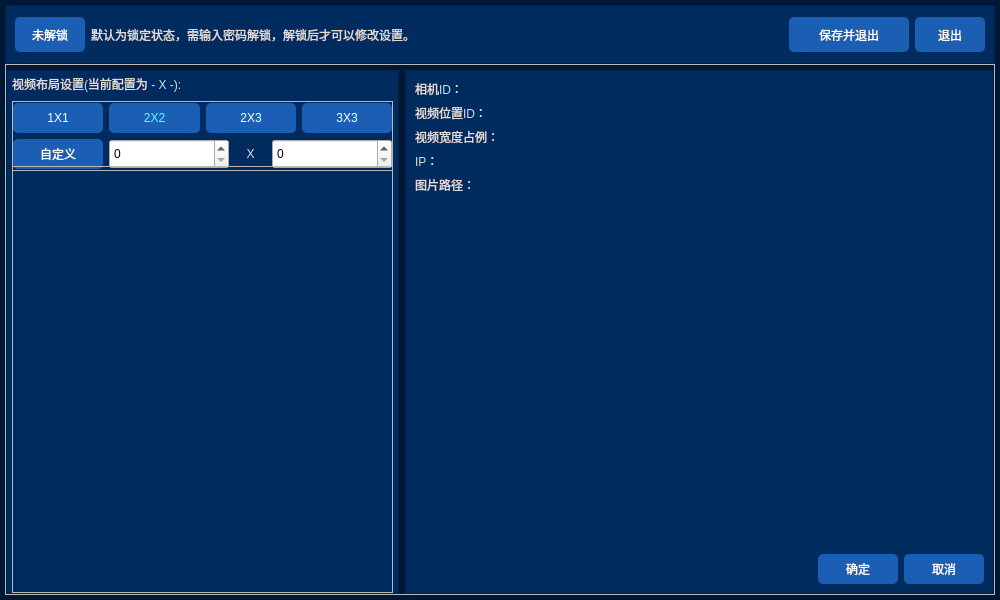
<?xml version="1.0" encoding="UTF-8"?>
<ui version="4.0">
 <class>SettingPage</class>
 <widget class="QDialog" name="SettingPage">
  <property name="geometry">
   <rect>
    <x>0</x>
    <y>0</y>
    <width>1000</width>
    <height>600</height>
   </rect>
  </property>
  <property name="windowTitle">
   <string>Dialog</string>
  </property>
  <property name="styleSheet">
   <string notr="true">#SettingPage{
	background-color: rgb(0, 24, 52);
}
QLabel{
	color: rgb(222, 221, 218);
}
QPushButton{
background-color: rgb(26, 95, 180);
color: rgb(255, 255, 255);
border:0px solid;
border-radius:5px;
}
QPushButton::hover{
border:2px solid;
border-color:rgb(0, 30, 110);
}
QPushButton::disabled{
	background-color: rgb(107, 155, 180);
}</string>
  </property>
  <layout class="QVBoxLayout" name="verticalLayout" stretch="1,9">
   <property name="spacing">
    <number>0</number>
   </property>
   <property name="leftMargin">
    <number>5</number>
   </property>
   <property name="topMargin">
    <number>5</number>
   </property>
   <property name="rightMargin">
    <number>5</number>
   </property>
   <property name="bottomMargin">
    <number>5</number>
   </property>
   <item>
    <widget class="QFrame" name="frame_3">
     <property name="styleSheet">
      <string notr="true">#frame_3{background-color: rgb(0, 43, 94);}</string>
     </property>
     <property name="frameShape">
      <enum>QFrame::StyledPanel</enum>
     </property>
     <property name="frameShadow">
      <enum>QFrame::Raised</enum>
     </property>
     <layout class="QHBoxLayout" name="horizontalLayout_3">
      <item>
       <widget class="QPushButton" name="unlock">
        <property name="minimumSize">
         <size>
          <width>70</width>
          <height>35</height>
         </size>
        </property>
        <property name="styleSheet">
         <string notr="true"/>
        </property>
        <property name="text">
         <string>未解锁</string>
        </property>
        <property name="checkable">
         <bool>true</bool>
        </property>
       </widget>
      </item>
      <item>
       <widget class="QLabel" name="label">
        <property name="text">
         <string>默认为锁定状态，需输入密码解锁，解锁后才可以修改设置。</string>
        </property>
       </widget>
      </item>
      <item>
       <spacer name="horizontalSpacer">
        <property name="orientation">
         <enum>Qt::Horizontal</enum>
        </property>
        <property name="sizeHint" stdset="0">
         <size>
          <width>40</width>
          <height>20</height>
         </size>
        </property>
       </spacer>
      </item>
      <item>
       <widget class="QPushButton" name="save">
        <property name="minimumSize">
         <size>
          <width>120</width>
          <height>35</height>
         </size>
        </property>
        <property name="text">
         <string>保存并退出</string>
        </property>
       </widget>
      </item>
      <item>
       <widget class="QPushButton" name="exit">
        <property name="minimumSize">
         <size>
          <width>70</width>
          <height>35</height>
         </size>
        </property>
        <property name="text">
         <string>退出</string>
        </property>
       </widget>
      </item>
     </layout>
    </widget>
   </item>
   <item>
    <widget class="QFrame" name="marea">
     <property name="styleSheet">
      <string notr="true">QFrame{border: 0xp solid;}</string>
     </property>
     <property name="frameShape">
      <enum>QFrame::StyledPanel</enum>
     </property>
     <property name="frameShadow">
      <enum>QFrame::Raised</enum>
     </property>
     <layout class="QHBoxLayout" name="horizontalLayout_2" stretch="4,6">
      <property name="leftMargin">
       <number>0</number>
      </property>
      <property name="topMargin">
       <number>5</number>
      </property>
      <property name="rightMargin">
       <number>0</number>
      </property>
      <property name="bottomMargin">
       <number>0</number>
      </property>
      <item>
       <widget class="QFrame" name="frame">
        <property name="styleSheet">
         <string notr="true">#frame{
background-color: rgb(0, 43, 94);
}</string>
        </property>
        <property name="frameShape">
         <enum>QFrame::StyledPanel</enum>
        </property>
        <property name="frameShadow">
         <enum>QFrame::Raised</enum>
        </property>
        <layout class="QVBoxLayout" name="verticalLayout_2" stretch="1,4,15">
         <property name="spacing">
          <number>0</number>
         </property>
         <property name="leftMargin">
          <number>5</number>
         </property>
         <property name="topMargin">
          <number>0</number>
         </property>
         <property name="rightMargin">
          <number>5</number>
         </property>
         <property name="bottomMargin">
          <number>0</number>
         </property>
         <item>
          <widget class="QLabel" name="info_a">
           <property name="maximumSize">
            <size>
             <width>16777215</width>
             <height>25</height>
            </size>
           </property>
           <property name="text">
            <string>视频布局设置(当前配置为 - X -):</string>
           </property>
          </widget>
         </item>
         <item>
          <widget class="QFrame" name="frame_4">
           <property name="minimumSize">
            <size>
             <width>0</width>
             <height>70</height>
            </size>
           </property>
           <property name="maximumSize">
            <size>
             <width>16777215</width>
             <height>60</height>
            </size>
           </property>
           <property name="styleSheet">
            <string notr="true">QPushButton::checked{
	color: rgb(85, 255, 255);
}</string>
           </property>
           <property name="frameShape">
            <enum>QFrame::StyledPanel</enum>
           </property>
           <property name="frameShadow">
            <enum>QFrame::Raised</enum>
           </property>
           <layout class="QGridLayout" name="gridLayout_2">
            <property name="leftMargin">
             <number>0</number>
            </property>
            <property name="topMargin">
             <number>0</number>
            </property>
            <property name="rightMargin">
             <number>0</number>
            </property>
            <property name="bottomMargin">
             <number>0</number>
            </property>
            <item row="0" column="0">
             <layout class="QGridLayout" name="gridLayout">
              <item row="1" column="2">
               <widget class="QPushButton" name="style_2">
                <property name="minimumSize">
                 <size>
                  <width>0</width>
                  <height>30</height>
                 </size>
                </property>
                <property name="text">
                 <string>2X3</string>
                </property>
                <property name="checkable">
                 <bool>true</bool>
                </property>
                <property name="autoRepeat">
                 <bool>false</bool>
                </property>
                <property name="autoExclusive">
                 <bool>true</bool>
                </property>
               </widget>
              </item>
              <item row="2" column="0">
               <widget class="QPushButton" name="udefine">
                <property name="minimumSize">
                 <size>
                  <width>0</width>
                  <height>30</height>
                 </size>
                </property>
                <property name="text">
                 <string>自定义</string>
                </property>
                <property name="checkable">
                 <bool>true</bool>
                </property>
                <property name="autoRepeat">
                 <bool>false</bool>
                </property>
                <property name="autoExclusive">
                 <bool>true</bool>
                </property>
               </widget>
              </item>
              <item row="1" column="0">
               <widget class="QPushButton" name="style">
                <property name="minimumSize">
                 <size>
                  <width>0</width>
                  <height>30</height>
                 </size>
                </property>
                <property name="text">
                 <string>1X1</string>
                </property>
                <property name="checkable">
                 <bool>true</bool>
                </property>
                <property name="autoRepeat">
                 <bool>false</bool>
                </property>
                <property name="autoExclusive">
                 <bool>true</bool>
                </property>
               </widget>
              </item>
              <item row="1" column="3">
               <widget class="QPushButton" name="style_3">
                <property name="minimumSize">
                 <size>
                  <width>0</width>
                  <height>30</height>
                 </size>
                </property>
                <property name="text">
                 <string>3X3</string>
                </property>
                <property name="checkable">
                 <bool>true</bool>
                </property>
                <property name="autoRepeat">
                 <bool>false</bool>
                </property>
                <property name="autoExclusive">
                 <bool>true</bool>
                </property>
               </widget>
              </item>
              <item row="1" column="1">
               <widget class="QPushButton" name="style_1">
                <property name="minimumSize">
                 <size>
                  <width>0</width>
                  <height>30</height>
                 </size>
                </property>
                <property name="text">
                 <string>2X2</string>
                </property>
                <property name="checkable">
                 <bool>true</bool>
                </property>
                <property name="checked">
                 <bool>true</bool>
                </property>
                <property name="autoRepeat">
                 <bool>false</bool>
                </property>
                <property name="autoExclusive">
                 <bool>true</bool>
                </property>
               </widget>
              </item>
              <item row="2" column="1" colspan="3">
               <layout class="QHBoxLayout" name="horizontalLayout" stretch="8,2,8">
                <item>
                 <widget class="QSpinBox" name="row">
                  <property name="minimumSize">
                   <size>
                    <width>0</width>
                    <height>30</height>
                   </size>
                  </property>
                  <property name="maximum">
                   <number>20</number>
                  </property>
                 </widget>
                </item>
                <item>
                 <widget class="QLabel" name="label_2">
                  <property name="text">
                   <string>X</string>
                  </property>
                  <property name="alignment">
                   <set>Qt::AlignCenter</set>
                  </property>
                 </widget>
                </item>
                <item>
                 <widget class="QSpinBox" name="column">
                  <property name="minimumSize">
                   <size>
                    <width>0</width>
                    <height>30</height>
                   </size>
                  </property>
                  <property name="maximum">
                   <number>20</number>
                  </property>
                 </widget>
                </item>
               </layout>
              </item>
             </layout>
            </item>
           </layout>
          </widget>
         </item>
         <item>
          <widget class="QFrame" name="show_area">
           <property name="frameShape">
            <enum>QFrame::StyledPanel</enum>
           </property>
           <property name="frameShadow">
            <enum>QFrame::Raised</enum>
           </property>
          </widget>
         </item>
        </layout>
       </widget>
      </item>
      <item>
       <widget class="QFrame" name="frame_2">
        <property name="styleSheet">
         <string notr="true">#frame_2{
background-color: rgb(0, 43, 94);
}
</string>
        </property>
        <property name="frameShape">
         <enum>QFrame::StyledPanel</enum>
        </property>
        <property name="frameShadow">
         <enum>QFrame::Raised</enum>
        </property>
        <layout class="QVBoxLayout" name="verticalLayout_4">
         <item>
          <widget class="QLabel" name="label_3">
           <property name="text">
            <string>相机ID：</string>
           </property>
          </widget>
         </item>
         <item>
          <widget class="QLabel" name="label_4">
           <property name="text">
            <string>视频位置ID：</string>
           </property>
          </widget>
         </item>
         <item>
          <widget class="QLabel" name="label_5">
           <property name="text">
            <string>视频宽度占例：</string>
           </property>
          </widget>
         </item>
         <item>
          <widget class="QLabel" name="label_6">
           <property name="text">
            <string>IP：</string>
           </property>
          </widget>
         </item>
         <item>
          <widget class="QLabel" name="label_7">
           <property name="text">
            <string>图片路径：</string>
           </property>
          </widget>
         </item>
         <item>
          <spacer name="verticalSpacer">
           <property name="orientation">
            <enum>Qt::Vertical</enum>
           </property>
           <property name="sizeHint" stdset="0">
            <size>
             <width>20</width>
             <height>40</height>
            </size>
           </property>
          </spacer>
         </item>
         <item>
          <layout class="QHBoxLayout" name="horizontalLayout_4">
           <item>
            <spacer name="horizontalSpacer_2">
             <property name="orientation">
              <enum>Qt::Horizontal</enum>
             </property>
             <property name="sizeHint" stdset="0">
              <size>
               <width>40</width>
               <height>20</height>
              </size>
             </property>
            </spacer>
           </item>
           <item>
            <widget class="QPushButton" name="pushButton_2">
             <property name="minimumSize">
              <size>
               <width>80</width>
               <height>30</height>
              </size>
             </property>
             <property name="text">
              <string>确定</string>
             </property>
            </widget>
           </item>
           <item>
            <widget class="QPushButton" name="pushButton">
             <property name="minimumSize">
              <size>
               <width>80</width>
               <height>30</height>
              </size>
             </property>
             <property name="text">
              <string>取消</string>
             </property>
            </widget>
           </item>
          </layout>
         </item>
        </layout>
       </widget>
      </item>
     </layout>
    </widget>
   </item>
  </layout>
  <zorder>marea</zorder>
  <zorder>frame_3</zorder>
 </widget>
 <resources/>
 <connections/>
</ui>
